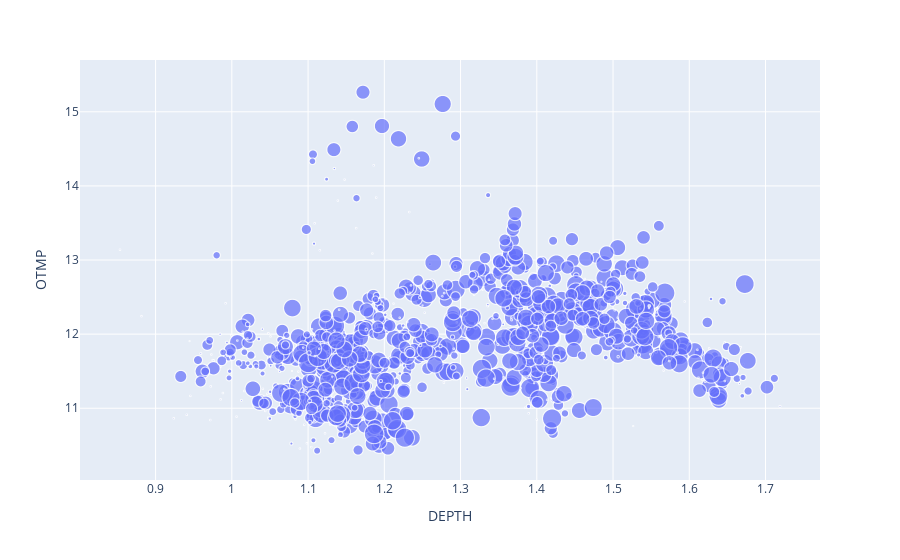

Notebook code for this chart:
### Markdown cell above
Plot the new dataframe. Plotting Ocean Temperature against Depth and using Solar Radiation as the size of the points.

### Code cell
# Plot the data to an interactive scatterplot
ocean_solar['TimeSeries'] = ocean_solar['TimeSeries'].astype(str)
px.scatter(ocean_solar, x="DEPTH", y="OTMP", size="SWRAD")

### Figure 1 — Plotly figure (JSON) as saved in the notebook; plotly's stock layout.template omitted (floating-point values rounded to 4 significant figures; data arrays with more than 128 entries replaced by an {"elided": "..."} marker saying what was removed)
{"data": [{"hovertemplate": "DEPTH=%{x}<br>OTMP=%{y}<br>SWRAD=%{marker.size}<extra></extra>", "legendgroup": "", "marker": {"color": "#636efa", "size": {"elided": "1072 float values"}, "sizemode": "area", "sizeref": 1.712, "symbol": "circle"}, "mode": "markers", "name": "", "showlegend": false, "type": "scattergl", "x": {"elided": "1072 float values"}, "xaxis": "x", "y": {"elided": "1072 float values"}, "yaxis": "y"}], "layout": {"autosize": true, "legend": {"itemsizing": "constant", "tracegroupgap": 0}, "margin": {"t": 60}, "xaxis": {"anchor": "y", "autorange": true, "domain": [0, 1], "range": [0.8001, 1.772], "title": {"text": "DEPTH"}, "type": "linear"}, "yaxis": {"anchor": "x", "autorange": true, "domain": [0, 1], "range": [9.97, 15.76], "title": {"text": "OTMP"}, "type": "linear"}}}
